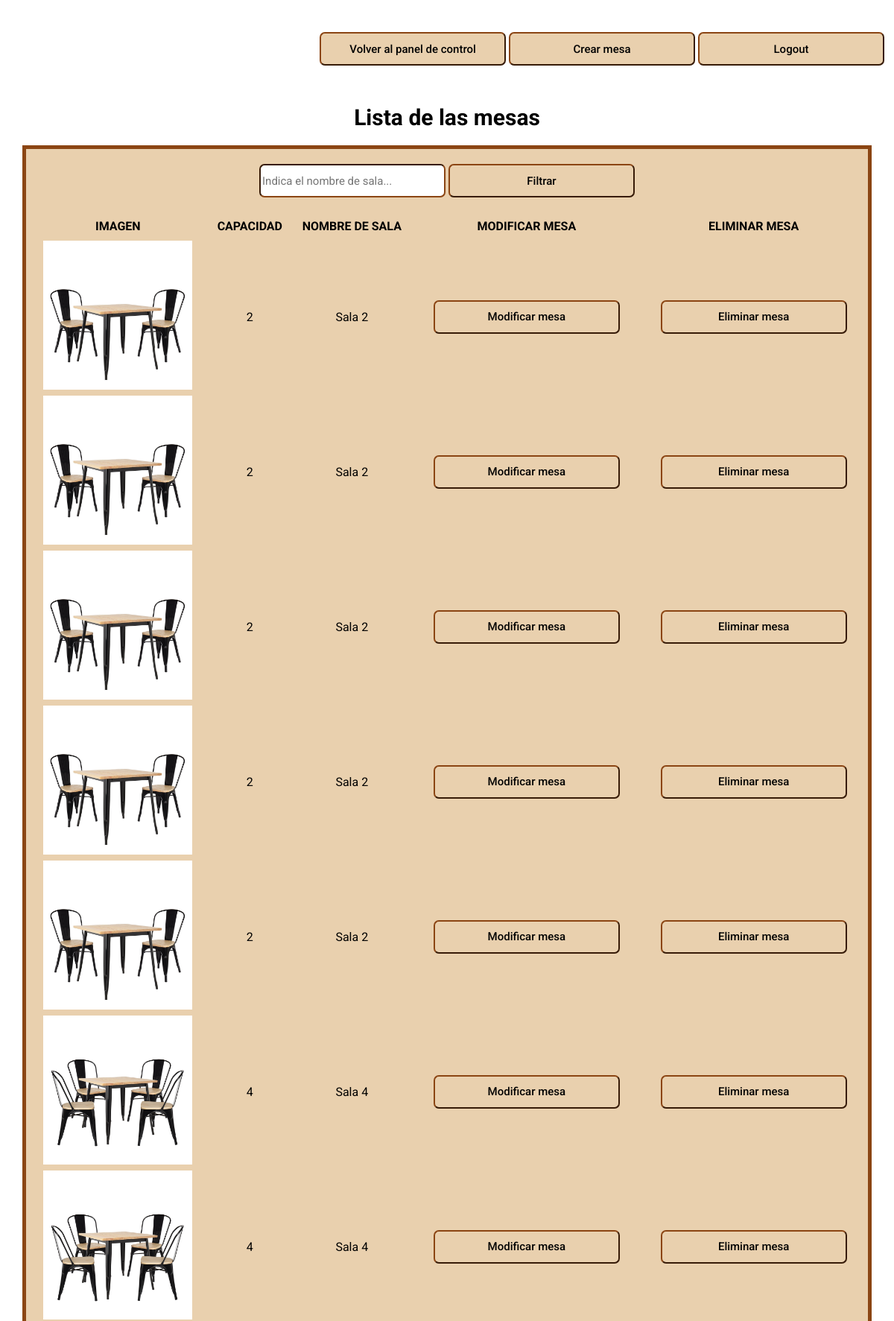
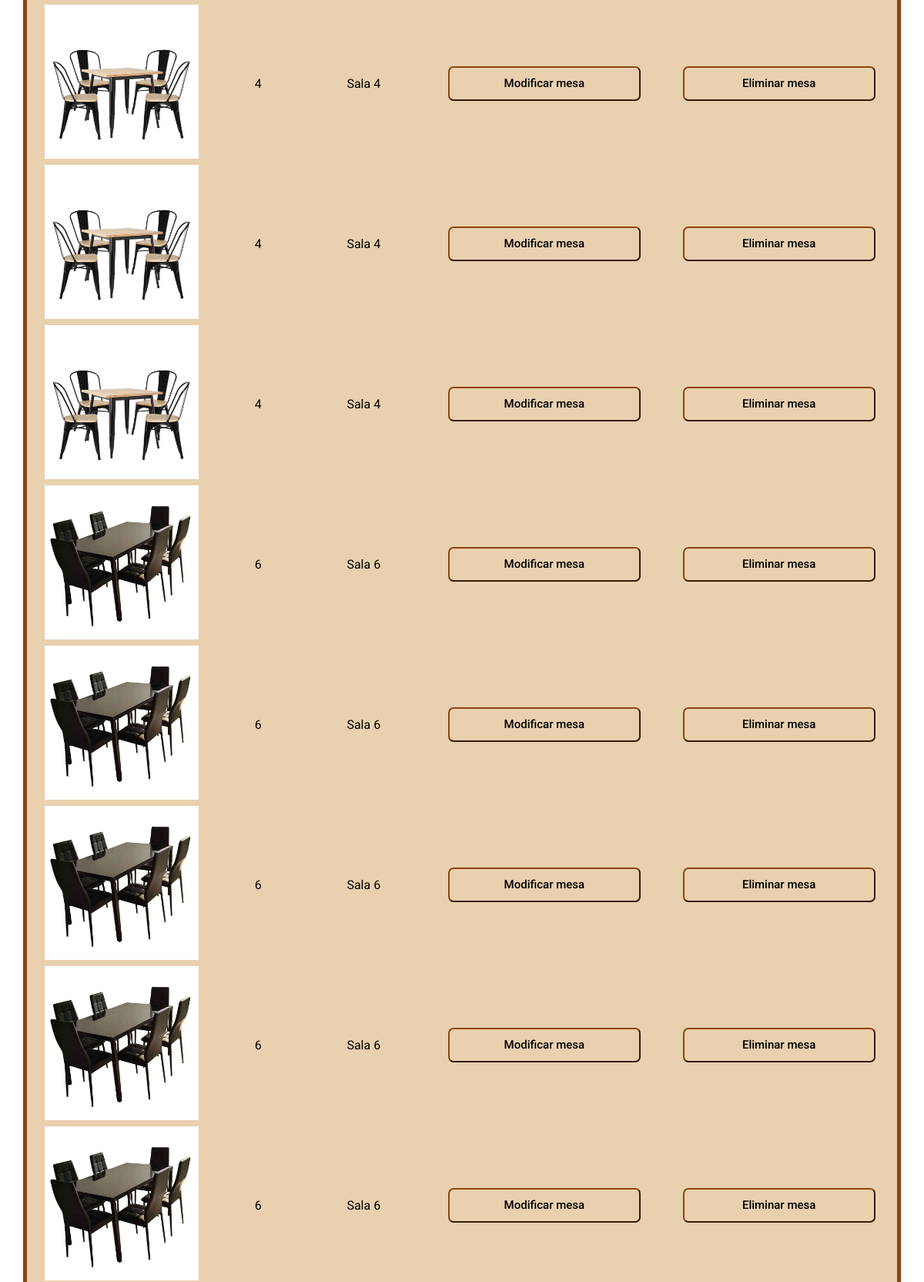
Page /view/gestion_mesas.php (signed in, upper part) on the committed database (2 pictures, top to bottom).
### tables this page shows
CREATE TABLE `tbl_mesa` (
  `id_mesa` int(11) NOT NULL,
  `capacidad` int(2) NOT NULL,
  `estado` varchar(20) NOT NULL,
  `img` varchar(2000) DEFAULT NULL,
  `id_sala` int(11) NOT NULL
);

CREATE TABLE `tbl_sala` (
  `id_sala` int(11) NOT NULL,
  `nom_sala` varchar(20) NOT NULL
);

### view/gestion_mesas.php (the view, shortened to what this page needs)
<?php
    include '../services/conexion.php';
    if (!$_SESSION['nombre']=="") {
?>
<!DOCTYPE html>
<html lang="en">
<head>
    <link rel="stylesheet" href="../css/styles.css">
</head>
<body class="sala">
    <table class="contenedor_botones_principales_sala">
        <td>
            <button class="boton_sala" onclick="location.href='../view/control_administrador.php'">Volver al panel de control</button>
            <button class="boton_sala" onclick="location.href='../view/crearmesa.php'">Crear mesa</button>
            <button class="boton_sala" onclick="location.href='../process/logout.proc.php'">Logout</button>
        </td>
    </table>
    <h1 class="h1_sala">Lista de las mesas</h1>
    <div class="cuadro_mesas">
        <form action="../view/gestion_mesas.php" method="POST">
            <input type="text" class="input_filtro" name="nombresala" placeholder="Indica el nombre de sala...">
            <input type="submit" class="boton_filtrar_user"value="Filtrar" name="filtrar">
        </form>
        <table class="tabla_mesas">
        <?php
        if (isset($_POST['filtrar'])){
            $mesa=$pdo->prepare("SELECT tbl_mesa.id_mesa, tbl_mesa.capacidad, tbl_mesa.img, tbl_sala.nom_sala FROM tbl_mesa INNER JOIN tbl_sala ON tbl_mesa.id_sala = tbl_sala.id_sala WHERE tbl_sala.nom_sala LIKE '%{$_POST['nombresala']}%'");
            $mesa->execute();
            $mesas=$mesa->fetchAll(PDO::FETCH_ASSOC);
            if (empty($mesas)) {
                echo "<h1>No se ha encontrado ninguna mesa</h1>";
            }else{
                ?>
                <tr>
                    <th>IMAGEN</th>
                    <th>CAPACIDAD</th>
                    <th>NOMBRE DE SALA</th>
                    <th>MODIFICAR MESA</th>
                    <th>ELIMINAR MESA</th>
                </tr>
                 <?php
            }
        }else{
            $mesa=$pdo->prepare("SELECT tbl_mesa.id_mesa, tbl_mesa.capacidad, tbl_mesa.img, tbl_sala.nom_sala FROM tbl_mesa INNER JOIN tbl_sala ON tbl_mesa.id_sala = tbl_sala.id_sala");
            $mesa->execute();
            $mesas=$mesa->fetchAll(PDO::FETCH_ASSOC);
            if (empty($mesas)) {
                echo "<h1>No hay ninguna mesa</h1>";
            }else{
                ?>
                    <tr>
                        <th>IMAGEN</th>
                        <th>CAPACIDAD</th>
                        <th>NOMBRE DE SALA</th>
                        <th>MODIFICAR MESA</th>
                        <th>ELIMINAR MESA</th>
                    </tr>
                <?php
            }
        }
        ?>
            <?php
                foreach ($mesas as $row) {
            ?>
            <tr>
                <td><img class='imgmesa' src= "<?php echo "{$row['img']}";?>"></td>
                <td><?php echo "{$row['capacidad']}";?></td>
                <td><?php echo "{$row['nom_sala']}";?></td>
                <td><button class="boton_modificar_mesa" onclick="location.href='../view/modificarmesa.php?id_mesa=<?php echo $row['id_mesa']; ?>'">Modificar mesa</button></td>
                <td><button class="boton_eliminar_mesa" onclick="location.href='../process/eliminarmesa.proc.php?id_mesa=<?php echo $row['id_mesa']; ?>'">Eliminar mesa</button>
            <?php } ?>
        </table>
    </div>
</body>
</html>
<?php
}else{
    header('Location: ../view/login.php');
}

### css/styles.css (style rules this page uses)
* { box-sizing: border-box; font-family: 'Roboto', sans-serif; }
body { margin: 0; background-size: cover; background-attachment: fixed; padding: 10% 20px; text-align: center; }
th { padding-top: 7px; padding-bottom: 7px; }
.imgmesa { width: 200px; height: 200px; }
.sala { width: 100%; height: 100%; padding: 0; margin: 0; background-image: url("../img/img_sala.jpg"); }
.contenedor_botones_principales_sala { height: 100%; margin-top: 20px; margin-right: 10px; float: right; }
.boton_sala { width: 250px; height: 45px; border-radius: 7px; border-color: saddlebrown; background-color: #e9d0ae; font-size: 15px; font-weight: 500; transition: all 0.5s ease; position: relative; }
.h1_sala { padding-top: 120px; font-size: 30px; }
.boton_filtrar_user { width: 250px; height: 45px; border-radius: 7px; border-color: saddlebrown; background-color: #e9d0ae; font-size: 15px; font-weight: 500; transition: all 0.5s ease; position: relative; margin-bottom: 10px; margin-top: 10px; outline: none; }
.input_filtro { width: 250px; height: 45px; font-size: 15px; border-radius: 7px; border-color: saddlebrown; background-color: white; outline: none; margin-bottom: 20px; margin-top: 20px; }
.cuadro_mesas { height: auto; width: auto; background: #e9d0ae; margin-left: 30px; margin-right: 30px; border: 5px solid saddlebrown; align-items: center; align-content: center; text-align: center; }
.tabla_mesas { width: 100%; height: 100%; }
.boton_modificar_mesa { width: 250px; height: 45px; border-radius: 7px; border-color: saddlebrown; background-color: #e9d0ae; font-size: 15px; font-weight: 500; transition: all 0.5s ease; position: relative; margin-bottom: 10px; margin-top: 10px; outline: none; }
.boton_eliminar_mesa { width: 250px; height: 45px; border-radius: 7px; border-color: saddlebrown; background-color: #e9d0ae; font-size: 15px; font-weight: 500; transition: all 0.5s ease; position: relative; margin-bottom: 10px; margin-top: 10px; outline: none; }

### rows in the picture
tbl_mesa: img (picture), capacidad "2", id_sala.nom_sala "Sala 2"
tbl_mesa: img (picture), capacidad "2", id_sala.nom_sala "Sala 2"
tbl_mesa: img (picture), capacidad "2", id_sala.nom_sala "Sala 2"
tbl_mesa: img (picture), capacidad "2", id_sala.nom_sala "Sala 2"
tbl_mesa: img (picture), capacidad "2", id_sala.nom_sala "Sala 2"
tbl_mesa: img (picture), capacidad "4", id_sala.nom_sala "Sala 4"
tbl_mesa: img (picture), capacidad "4", id_sala.nom_sala "Sala 4"
tbl_mesa: img (picture), capacidad "4", id_sala.nom_sala "Sala 4"
tbl_mesa: img (picture), capacidad "4", id_sala.nom_sala "Sala 4"
tbl_mesa: img (picture), capacidad "4", id_sala.nom_sala "Sala 4"
tbl_mesa: img (picture), capacidad "6", id_sala.nom_sala "Sala 6"
tbl_mesa: img (picture), capacidad "6", id_sala.nom_sala "Sala 6"
tbl_mesa: img (picture), capacidad "6", id_sala.nom_sala "Sala 6"
tbl_mesa: img (picture), capacidad "6", id_sala.nom_sala "Sala 6"
tbl_mesa: img (picture), capacidad "6", id_sala.nom_sala "Sala 6"
